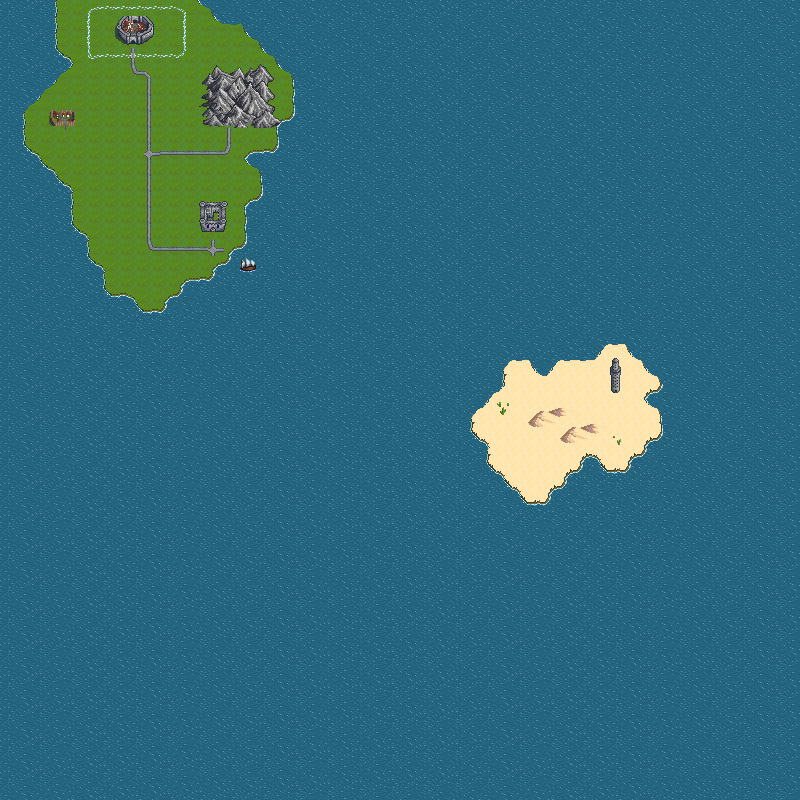

A level layout from a 2D game, rendered from its tile map. Below: a short description, then the map file with tile-grid data replaced by summaries:
An orthogonal 50x50 tile map with 16x16 px tiles, 4 tile layers (Animated, Water, Islands, Buildings, mountains, etc), 4 tilesets and 7 objects.

<map version="1.0" orientation="orthogonal" renderorder="right-down" width="50" height="50" tilewidth="16" tileheight="16" nextobjectid="8">
 <tileset firstgid="1" name="Overworld" tilewidth="16" tileheight="16" tilecount="336" columns="16">
  <image source="../Textures/tileset.png" width="256" height="336" />
 </tileset>
 <tileset firstgid="337" name="Water" tilewidth="16" tileheight="16" tilecount="90" columns="30">
  <image source="../Textures/water.png" width="480" height="48" />
 </tileset>
 <tileset firstgid="427" name="Mountains" tilewidth="16" tileheight="16" tilecount="120" columns="12">
  <image source="../Textures/mountains.png" width="192" height="160" />
 </tileset>
 <tileset firstgid="547" name="Boats" tilewidth="16" tileheight="16" tilecount="72" columns="18">
  <image source="../Textures/fullsheet.png" width="288" height="64" />
 </tileset>
 <layer name="Animated" width="50" height="50">
  <data>[2500 cells, 2500 non-empty, 16 distinct tile ids]</data>
 </layer>
 <layer name="Water" width="50" height="50">
  <data>[2500 cells, 2500 non-empty, 60 distinct tile ids]</data>
 </layer>
 <layer name="Islands" width="50" height="50">
  <data>[2500 cells, 364 non-empty, 26 distinct tile ids]</data>
 </layer>
 <layer name="Buildings, mountains, etc" width="50" height="50">
  <data>[2500 cells, 106 non-empty, 72 distinct tile ids]</data>
 </layer>
 <objectgroup name="Collision">
  <object id="1" x="199" y="-1">
   <polyline points="0,0 8,6 17,14 22,22 35,23 42,23 45,24 51,34 57,42 64,49 70,55 78,63 86,69 90,76 96,83 98,94 95,106 95,118 87,122 84,126 81,129 81,143 80,151 69,155 54,153 50,159 55,167 61,177 63,188 62,195 59,199 54,200 50,204 47,206 47,219 46,225 46,237 46,245 43,249 36,249 34,254 30,257 30,262 20,266 16,270 16,274 14,279 5,281 -2,281 -7,281 -11,283 -15,286 -19,293 -21,295 -30,298 -32,304 -37,311 -48,312 -59,312 -65,304 -69,298 -73,297 -85,296 -92,296 -97,289 -96,279 -100,272 -99,268 -106,263 -112,255 -113,252 -113,245 -115,237 -122,232 -128,229 -129,223 -129,212 -129,203 -129,197 -131,187 -139,183 -144,174 -151,171 -159,163 -163,156 -172,151 -175,148 -179,141 -179,138 -178,132 -176,118 -174,108 -169,106 -164,102 -159,96 -153,90 -144,82 -135,73 -128,67 -128,61 -134,55 -140,51 -145,47 -144,31 -142,22 -143,11 -144,4 -140,0 -1,-1" />
  </object>
  <object id="2" x="216" y="61">
   <polyline points="0,0 47,2 55,4 61,50 63,61 44,66 26,67 15,67 -3,64 -15,63 -17,43 -19,29 -17,16 -13,6 -3,0" />
  </object>
  <object id="3" x="51" y="106">
   <polyline points="0,0 23,1 27,3 25,10 23,18 9,22 -2,19 -4,10 -4,-2 0,-1" />
  </object>
  <object id="4" x="200" y="197">
   <polyline points="0,0 25,2 29,4 27,31 25,37 6,33 -3,32 -3,18 -3,-1" />
  </object>
  <object id="5" x="519" y="359">
   <polyline points="0,0 10,-1 12,3 17,9 21,15 23,16 31,13 33,8 45,1 55,-1 66,-1 73,1 78,-3 87,-11 89,-15 96,-14 105,-16 108,-10 114,-6 119,0 127,9 132,16 140,20 139,28 134,32 127,35 125,41 128,46 133,48 138,51 139,67 140,74 137,78 131,81 126,84 122,90 124,93 118,95 110,97 108,99 108,103 105,109 101,109 97,109 89,111 86,108 83,105 81,100 80,99 77,95 72,94 64,94 61,99 56,110 54,111 45,114 44,119 43,125 35,126 31,129 29,135 26,140 23,142 18,140 11,143 7,142 4,135 1,133 -5,126 -8,127 -13,120 -19,112 -28,108 -30,104 -29,97 -29,89 -31,81 -34,79 -45,75 -45,71 -44,63 -46,54 -39,50 -33,45 -26,38 -15,25 -14,17 -14,11 -8,3 -3,0" />
  </object>
  <object id="6" x="536" y="405">
   <polyline points="0,0 -8,10 -13,24 0,25 16,22 24,39 40,40 52,34 62,29 65,21 55,13 44,17 33,10 28,0 7,1 1,1" />
  </object>
  <object id="7" x="607" y="359">
   <polyline points="0,0 -1,29 2,37 12,36 19,30 18,5 12,-6 0,-2" />
  </object>
 </objectgroup>
</map>
